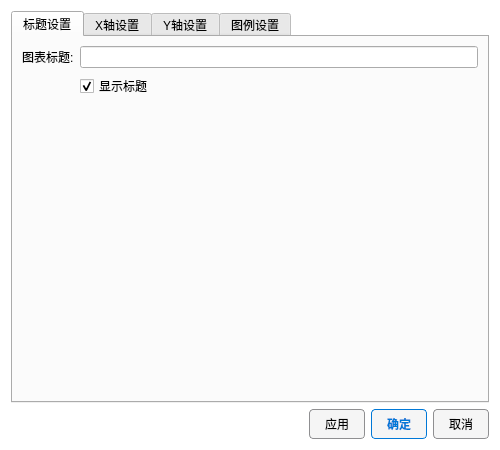
<?xml version="1.0" encoding="UTF-8"?>
<ui version="4.0">
 <class>ChartSetting1</class>
 <widget class="QDialog" name="ChartSetting1">
  <property name="geometry">
   <rect>
    <x>0</x>
    <y>0</y>
    <width>500</width>
    <height>450</height>
   </rect>
  </property>
  <property name="windowTitle">
   <string>图表设置</string>
  </property>
  <property name="styleSheet">
   <string notr="true">
/* 仅保留对话框基础字体和颜色设置，具体的CheckBox样式已移至main.cpp全局管理 */
QDialog {
    background-color: #ffffff;
    color: #000000;
    font-family: &quot;Microsoft YaHei&quot;;
    font-size: 10pt;
}

/* 按钮样式优化 */
QPushButton {
    border: 1px solid #8f8f91;
    border-radius: 4px;
    background-color: #f5f5f5;
    color: #000000;
    padding: 5px 15px;
}
QPushButton:hover {
    background-color: #e0e0e0;
}
QPushButton:pressed {
    background-color: #d0d0d0;
}
QPushButton:default {
    border: 1px solid #0078d7;
    color: #0078d7;
    font-weight: bold;
}

/* 表格样式 */
QTableWidget {
    selection-background-color: #0078d7;
    selection-color: #ffffff;
    gridline-color: #d0d0d0;
}
</string>
  </property>
  <layout class="QVBoxLayout" name="verticalLayout">
   <item>
    <widget class="QTabWidget" name="tabWidget">
     <property name="currentIndex">
      <number>0</number>
     </property>
     <widget class="QWidget" name="tabGeneral">
      <attribute name="title">
       <string>标题设置</string>
      </attribute>
      <layout class="QFormLayout" name="formLayout_3">
       <item row="0" column="0">
        <widget class="QLabel" name="labelTitle">
         <property name="text">
          <string>图表标题:</string>
         </property>
        </widget>
       </item>
       <item row="0" column="1">
        <widget class="QLineEdit" name="editTitle"/>
       </item>
       <item row="1" column="1">
        <widget class="QCheckBox" name="checkTitleVisible">
         <property name="text">
          <string>显示标题</string>
         </property>
         <property name="checked">
          <bool>true</bool>
         </property>
        </widget>
       </item>
      </layout>
     </widget>
     <widget class="QWidget" name="tabX">
      <attribute name="title">
       <string>X轴设置</string>
      </attribute>
      <layout class="QFormLayout" name="formLayout">
       <item row="0" column="0">
        <widget class="QLabel" name="label_2">
         <property name="text">
          <string>轴标签:</string>
         </property>
        </widget>
       </item>
       <item row="0" column="1">
        <widget class="QLineEdit" name="editXLabel"/>
       </item>
       <item row="1" column="0">
        <widget class="QLabel" name="label_3">
         <property name="text">
          <string>范围最小值:</string>
         </property>
        </widget>
       </item>
       <item row="1" column="1">
        <widget class="QDoubleSpinBox" name="spinXMin">
         <property name="decimals">
          <number>6</number>
         </property>
         <property name="minimum">
          <double>-999999999.000000000000000</double>
         </property>
         <property name="maximum">
          <double>999999999.000000000000000</double>
         </property>
        </widget>
       </item>
       <item row="2" column="0">
        <widget class="QLabel" name="label_4">
         <property name="text">
          <string>范围最大值:</string>
         </property>
        </widget>
       </item>
       <item row="2" column="1">
        <widget class="QDoubleSpinBox" name="spinXMax">
         <property name="decimals">
          <number>6</number>
         </property>
         <property name="minimum">
          <double>-999999999.000000000000000</double>
         </property>
         <property name="maximum">
          <double>999999999.000000000000000</double>
         </property>
        </widget>
       </item>
       <item row="3" column="1">
        <widget class="QCheckBox" name="checkXLog">
         <property name="text">
          <string>对数坐标 (Logarithmic)</string>
         </property>
        </widget>
       </item>
       <item row="4" column="1">
        <widget class="QCheckBox" name="checkXSci">
         <property name="text">
          <string>科学计数法显示</string>
         </property>
        </widget>
       </item>
       <item row="5" column="1">
        <widget class="QCheckBox" name="checkXGrid">
         <property name="text">
          <string>显示主网格</string>
         </property>
        </widget>
       </item>
       <item row="6" column="1">
        <widget class="QCheckBox" name="checkXSubGrid">
         <property name="text">
          <string>显示子网格</string>
         </property>
        </widget>
       </item>
      </layout>
     </widget>
     <widget class="QWidget" name="tabY">
      <attribute name="title">
       <string>Y轴设置</string>
      </attribute>
      <layout class="QFormLayout" name="formLayout_2">
       <item row="0" column="0">
        <widget class="QLabel" name="label_5">
         <property name="text">
          <string>轴标签:</string>
         </property>
        </widget>
       </item>
       <item row="0" column="1">
        <widget class="QLineEdit" name="editYLabel"/>
       </item>
       <item row="1" column="0">
        <widget class="QLabel" name="label_6">
         <property name="text">
          <string>范围最小值:</string>
         </property>
        </widget>
       </item>
       <item row="1" column="1">
        <widget class="QDoubleSpinBox" name="spinYMin">
         <property name="decimals">
          <number>6</number>
         </property>
         <property name="minimum">
          <double>-999999999.000000000000000</double>
         </property>
         <property name="maximum">
          <double>999999999.000000000000000</double>
         </property>
        </widget>
       </item>
       <item row="2" column="0">
        <widget class="QLabel" name="label_7">
         <property name="text">
          <string>范围最大值:</string>
         </property>
        </widget>
       </item>
       <item row="2" column="1">
        <widget class="QDoubleSpinBox" name="spinYMax">
         <property name="decimals">
          <number>6</number>
         </property>
         <property name="minimum">
          <double>-999999999.000000000000000</double>
         </property>
         <property name="maximum">
          <double>999999999.000000000000000</double>
         </property>
        </widget>
       </item>
       <item row="3" column="1">
        <widget class="QCheckBox" name="checkYLog">
         <property name="text">
          <string>对数坐标 (Logarithmic)</string>
         </property>
        </widget>
       </item>
       <item row="4" column="1">
        <widget class="QCheckBox" name="checkYSci">
         <property name="text">
          <string>科学计数法显示</string>
         </property>
        </widget>
       </item>
       <item row="5" column="1">
        <widget class="QCheckBox" name="checkYGrid">
         <property name="text">
          <string>显示主网格</string>
         </property>
        </widget>
       </item>
       <item row="6" column="1">
        <widget class="QCheckBox" name="checkYSubGrid">
         <property name="text">
          <string>显示子网格</string>
         </property>
        </widget>
       </item>
      </layout>
     </widget>
     <widget class="QWidget" name="tabCurves">
      <attribute name="title">
       <string>图例设置</string>
      </attribute>
      <layout class="QVBoxLayout" name="verticalLayout_Curves">
       <item>
        <widget class="QLabel" name="label_Curves">
         <property name="text">
          <string>曲线列表 (双击名称以修改):</string>
         </property>
        </widget>
       </item>
       <item>
        <widget class="QTableWidget" name="tableGraphs">
         <property name="columnCount">
          <number>2</number>
         </property>
         <column>
          <property name="text">
           <string>曲线索引</string>
          </property>
         </column>
         <column>
          <property name="text">
           <string>曲线名称</string>
          </property>
         </column>
        </widget>
       </item>
      </layout>
     </widget>
    </widget>
   </item>
   <item>
    <layout class="QHBoxLayout" name="horizontalLayout">
     <item>
      <spacer name="horizontalSpacer">
       <property name="orientation">
        <enum>Qt::Orientation::Horizontal</enum>
       </property>
       <property name="sizeHint" stdset="0">
        <size>
         <width>40</width>
         <height>20</height>
        </size>
       </property>
      </spacer>
     </item>
     <item>
      <widget class="QPushButton" name="btnApply">
       <property name="text">
        <string>应用</string>
       </property>
      </widget>
     </item>
     <item>
      <widget class="QPushButton" name="btnOk">
       <property name="text">
        <string>确定</string>
       </property>
       <property name="default">
        <bool>true</bool>
       </property>
      </widget>
     </item>
     <item>
      <widget class="QPushButton" name="btnCancel">
       <property name="text">
        <string>取消</string>
       </property>
      </widget>
     </item>
    </layout>
   </item>
  </layout>
 </widget>
 <resources/>
 <connections/>
</ui>
